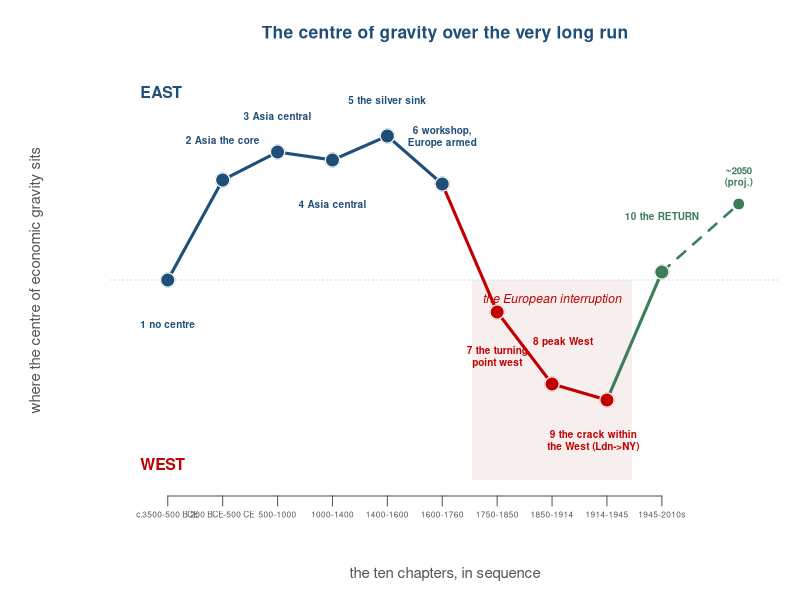
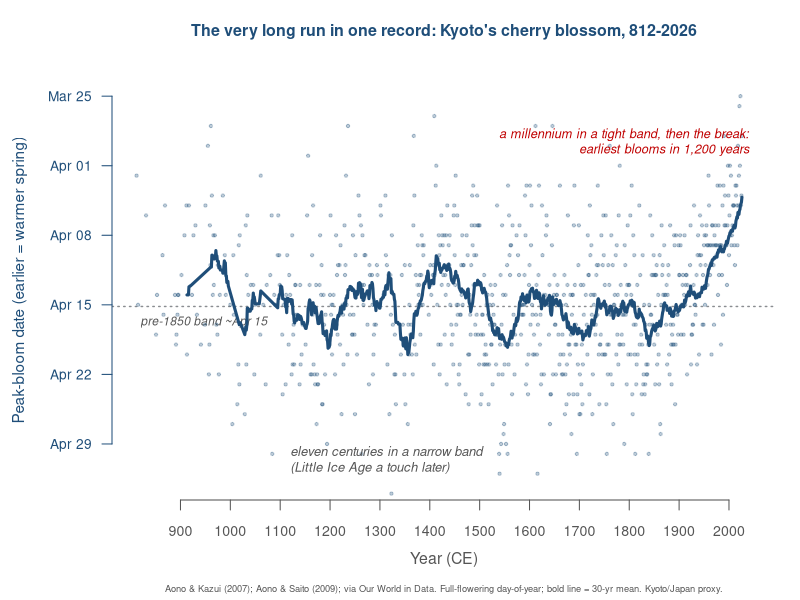

Write the R code that produced these figures, in order.
# Conclusion visual programme (house style: R base graphics, ECU palette; 6-digit hex).
# The book's argument in one exhibit: the centre of economic gravity across all ten chapters.
base_blue <- "#1f4e79"; accent <- "#c00000"; land <- "#e9eef4"; grey <- "#555555"
gold <- "#b8860b"; silver <- "#8a8d91"; green <- "#3c7d5a"

# ---------------------------------------------------------------------------
# 1. The centre's East-West position across all ten chapters.
# y = where the centre sits (East at top, West at bottom); x = the ten chapters in sequence.
# Short tags only -- the full verdicts live in the Appendix table.
png("ledger-spine.png", width = 1750, height = 900, res = 150)
par(mar = c(5.2, 5.5, 3.2, 1))
ch   <- 1:10
east <- c(5.0, 7.5, 8.2, 8.0, 8.6, 7.4, 4.2, 2.4, 2.0, 5.2)   # centre position, East=10 West=0
tag  <- c("1 no centre", "2 Asia the core", "3 Asia central", "4 Asia central",
          "5 the silver sink", "6 workshop,\nEurope armed", "7 the turning\npoint west",
          "8 peak West", "9 the crack within\nthe West (Ldn->NY)", "10 the RETURN")
dates <- c("c.3500-500 BCE","200 BCE-500 CE","500-1000","1000-1400","1400-1600",
           "1600-1760","1750-1850","1850-1914","1914-1945","1945-2010s")
# explicit label positions to avoid collisions (x, y)
lx <- c(1, 2, 3, 4, 5, 6, 7, 8.2, 8.75, 10)
ly <- c(3.9, 8.5, 9.1, 6.9, 9.5, 8.6, 3.1, 3.45, 1.0, 6.6)
plot(NA, xlim = c(0.4, 11.7), ylim = c(0, 10), axes = FALSE, xlab = "", ylab = "")
# light shading behind the western dip (the European interruption)
rect(6.55, 0, 9.45, 5, col = "#f7eeee", border = NA)
# East/West guide
abline(h = 5, col = "#cfd8e2", lwd = 1, lty = 3)
text(0.5, 9.7, "EAST", col = base_blue, font = 2, cex = 0.95, adj = 0)
text(0.5, 0.4, "WEST", col = accent, font = 2, cex = 0.95, adj = 0)
mtext("where the centre of economic gravity sits", side = 2, line = 3.3, col = grey, cex = 0.9)
# the connecting path: Asia plateau (1-6) blue, the move west (6-9) accent, the return (9-10) green
segments(ch[1:5], east[1:5], ch[2:6], east[2:6], lwd = 3, col = base_blue)
segments(ch[6:8], east[6:8], ch[7:9], east[7:9], lwd = 3, col = accent)
segments(ch[9], east[9], ch[10], east[10], lwd = 3, col = green)
# projection tail (10 -> ~2050)
segments(ch[10], east[10], 11.4, 6.9, lwd = 2.5, col = green, lty = 2)
points(11.4, 6.9, pch = 19, cex = 1.3, col = green); text(11.4, 7.6, "~2050\n(proj.)", cex = 0.58, col = green, font = 2)
# the ten points
ptcol <- c(rep(base_blue, 6), rep(accent, 3), green)
points(ch, east, pch = 19, cex = 1.9, col = ptcol)
points(ch, east, pch = 21, cex = 1.9, col = "white", lwd = 1.2)
# labels
for (i in ch) text(lx[i], ly[i], tag[i], cex = 0.6, font = 2, col = ptcol[i])
# the interruption annotation, in the clear space inside the dip
text(8.0, 4.5, "the European interruption", col = accent, font = 3, cex = 0.74)
# x-axis: chapter dates
axis(1, at = ch, labels = FALSE, col = grey)
text(ch, -0.85, dates, cex = 0.5, col = grey, xpd = TRUE)
mtext("the ten chapters, in sequence", side = 1, line = 3.3, col = grey, cex = 0.9)
title(main = "The centre of gravity over the very long run", cex.main = 1.05, col.main = base_blue)
dev.off()

cat("conclusion figures written\n")

# ---------------------------------------------------------------------------
# Coda: Kyoto cherry-blossom (full-flowering day-of-year), 812-2026 -- the very long
# run in one record. Eleven centuries in a narrow band, then an unprecedented modern
# break. Data: Aono via Our World in Data (staged in ../data/).
{
sil <- "#8a8d91"
ch <- read.csv("../data/kyoto_cherry_blossom_owid.csv")
ok <- !is.na(ch$full_flowering_date)
doy2lab <- function(d) format(as.Date(round(d) - 1, origin = "2001-01-01"), "%b %d")
png("cherry-climate-11.png", width = 1650, height = 880, res = 150)
par(mar = c(5.0, 5.6, 3.0, 1.2))
plot(ch$year[ok], ch$full_flowering_date[ok], type = "n",
     xlim = c(812, 2045), ylim = c(123, 82), axes = FALSE, xlab = "", ylab = "")  # y reversed: earlier = warmer up
norm <- mean(ch$full_flowering_date[ok & ch$year < 1850])
abline(h = norm, lty = 3, lwd = 1.4, col = sil)
text(820, norm + 1.6, sprintf("pre-1850 band ~%s", doy2lab(norm)), col = grey, cex = 0.72, font = 3, adj = 0)
points(ch$year[ok], ch$full_flowering_date[ok], pch = 19, cex = 0.45, col = "#1f4e7948")
ma <- !is.na(ch$average_last_30_years)
lines(ch$year[ma], ch$average_last_30_years[ma], lwd = 3.0, col = base_blue)
text(1120, 120.5, "eleven centuries in a narrow band\n(Little Ice Age a touch later)", col = grey, cex = 0.78, font = 3, adj = 0)
text(2040, 88.5, "a millennium in a tight band, then the break:\nearliest blooms in 1,200 years", col = accent, cex = 0.76, font = 3, adj = 1)
yt <- c(84, 91, 98, 105, 112, 119)
axis(1, at = seq(900, 2000, 100), col = grey, col.axis = grey, cex.axis = 0.85)
axis(2, at = yt, labels = doy2lab(yt), col = base_blue, col.axis = base_blue, las = 1, cex.axis = 0.82)
mtext("Year (CE)", 1, line = 2.4, col = grey, cex = 0.95)
mtext("Peak-bloom date (earlier = warmer spring)", 2, line = 4.2, col = base_blue, cex = 0.92)
title(main = "The very long run in one record: Kyoto's cherry blossom, 812-2026", cex.main = 0.96, col.main = base_blue)
mtext("Aono & Kazui (2007); Aono & Saito (2009); via Our World in Data. Full-flowering day-of-year; bold line = 30-yr mean. Kyoto/Japan proxy.",
      side = 1, line = 3.8, cex = 0.56, col = grey)
dev.off()
}
cat("conclusion cherry-climate figure written\n")
